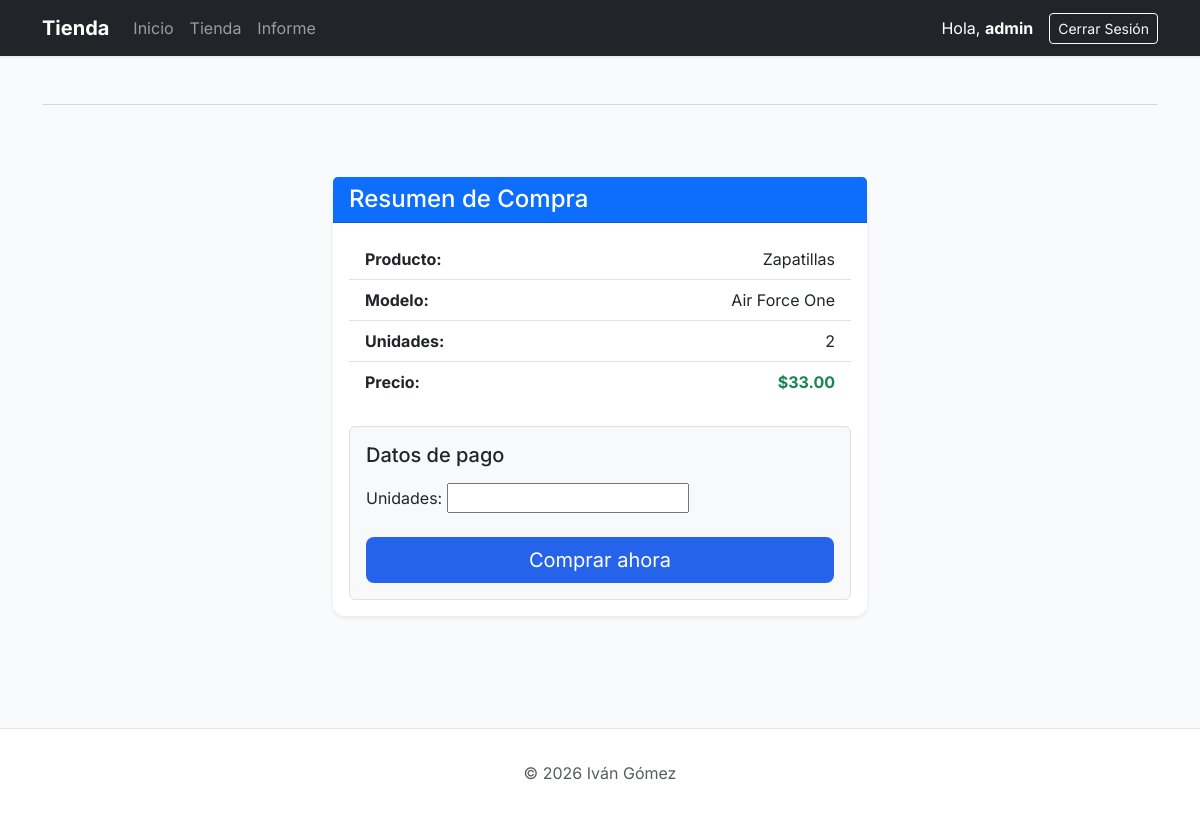
Page /tienda/checkout/5 (signed in) on the committed database.
### core/models.py (models this page shows, shortened)
class UsuarioTienda(AbstractUser):
    vip = models.BooleanField(default=False)
    saldo = models.DecimalField(decimal_places=2, max_digits=4, null=True)

class Producto(models.Model):
    nombre = models.CharField(max_length=50)
    modelo = models.CharField(max_length=75)
    unidades = models.IntegerField()
    precio = models.DecimalField(decimal_places=2, max_digits=4)
    vip = models.BooleanField(default=False)
    usuario = models.ManyToManyField(UsuarioTienda, through='Compra')
    marca = models.ForeignKey(Marca, on_delete=models.SET_NULL, null=True, blank=True, related_name='productos')

### core/views.py (the view, shortened to what this page needs)
# urls.py: path('tienda/checkout/<int:pk>', checkout, name='checkout'),
@login_required
def checkout(request, pk):
    producto = get_object_or_404(Producto, pk=pk)
    form = CompraForm()
    return render(request, 'core/checkout.html', {'form':form, 'producto':producto})

### core/forms.py
class CompraForm(ModelForm):
    class Meta:
        model = Compra
        fields = ['unidades']

### core/templates/core/checkout.html (shortened to what this page needs)
{% extends 'core/base.html' %}
{% block content %}
<div class="container py-5">
    <div class="row">
        <div class="col-md-6 mx-auto">
            <div class="card border-0 shadow-sm">
                <div class="card-header bg-primary text-white">
                    <h4 class="mb-0">Resumen de Compra</h4>
                </div>
                <div class="card-body">
                    <ul class="list-group list-group-flush mb-4">
                        <li class="list-group-item d-flex justify-content-between">
                            <strong>Producto:</strong> {{producto.nombre}}
                        </li>
                        <li class="list-group-item d-flex justify-content-between">
                            <strong>Modelo:</strong> {{producto.modelo}}
                        </li>
                        <li class="list-group-item d-flex justify-content-between">
                            <strong>Unidades:</strong> {{producto.unidades}}
                        </li>
                        <li class="list-group-item d-flex justify-content-between">
                            <strong>Precio:</strong> <span class="text-success fw-bold">${{producto.precio}}</span>
                        </li>
                    </ul>
                    <form action="" method="post" class="p-3 border rounded bg-light">
                        <h5 class="mb-3">Datos de pago</h5>
                        {{form.as_div}}
                        <button type="submit" class="btn btn-primary btn-lg w-100 mt-4">Comprar ahora</button>
                    </form>
                </div>
            </div>
        </div>
    </div>
</div>
{% endblock %}

### core/templates/core/base.html (shortened to what this page needs)
<!DOCTYPE html>
<html lang="es">
<head>
    <link href="https://cdn.jsdelivr.net/npm/bootstrap@5.3.2/dist/css/bootstrap.min.css" rel="stylesheet">
</head>
<body>
    <nav class="navbar navbar-expand-lg navbar-dark bg-dark sticky-top">
        <div class="container">
            <a class="navbar-brand fw-bold" href="{% url 'ver_producto' %}">Tienda</a>
            <div class="collapse navbar-collapse" id="navbarNav">
                <ul class="navbar-nav me-auto">
                    <li class="nav-item"><a class="nav-link" href="{% url 'ver_producto' %}">Inicio</a></li>
                    <li class="nav-item"><a class="nav-link" href="{% url 'ver_producto_tienda' %}">Tienda</a></li>
                    <li class="nav-item"><a class="nav-link" href="{% url 'informes' %}">Informe</a></li>
                </ul>
                <div class="d-flex align-items-center">
                    {% if user.is_authenticated %}
                        <span class="navbar-text me-3 text-white">Hola, <strong>{{user.username}}</strong></span>
                        <form action="{% url 'logout' %}" method="post" class="m-0">
                            <button type="submit" class="btn btn-outline-light btn-sm">Cerrar Sesión</button>
                        </form>
                    {% else %}
                        <a href="{% url 'login' %}" class="btn btn-primary btn-sm me-3">Iniciar sesión</a>
                        <a href="{% url 'register' %}" class="btn btn-primary btn-sm">Registrarse</a>
                    {% endif %}
                </div>
            </div>
        </div>
    </nav>
    <main class="container main-container">
        <header class="mb-4">
            <hr class="text-secondary opacity-25">
        </header>
        {% block content %}{% endblock %}
    </main>
    <footer class="footer">
        <div class="container text-center text-muted">
            <p class="mb-0">&copy; 2026 Iván Gómez</p>
        </div>
    </footer>
</body>
</html>

### core/templates/core/base.html (style rules this page uses)
:root { --bs-body-font-family: 'Inter', sans-serif; --primary-color: #2563eb; }
body { background-color: #f8fafc; color: #1e293b; }
.navbar { box-shadow: 0 1px 3px 0 rgba(0, 0, 0, 0.1); }
.main-container { min-height: calc(100vh - 160px); padding-top: 2rem; padding-bottom: 4rem; }
.card { border: none; box-shadow: 0 4px 6px -1px rgba(0, 0, 0, 0.1); border-radius: 12px; }
.btn-primary { background-color: var(--primary-color); border: none; }
.footer { background: #fff; border-top: 1px solid #e2e8f0; padding: 2rem 0; margin-top: auto; }

### rows in the picture
UsuarioTienda: username "admin"
Producto: nombre "Zapatillas", modelo "Air Force One", unidades "2", precio "33.00"
